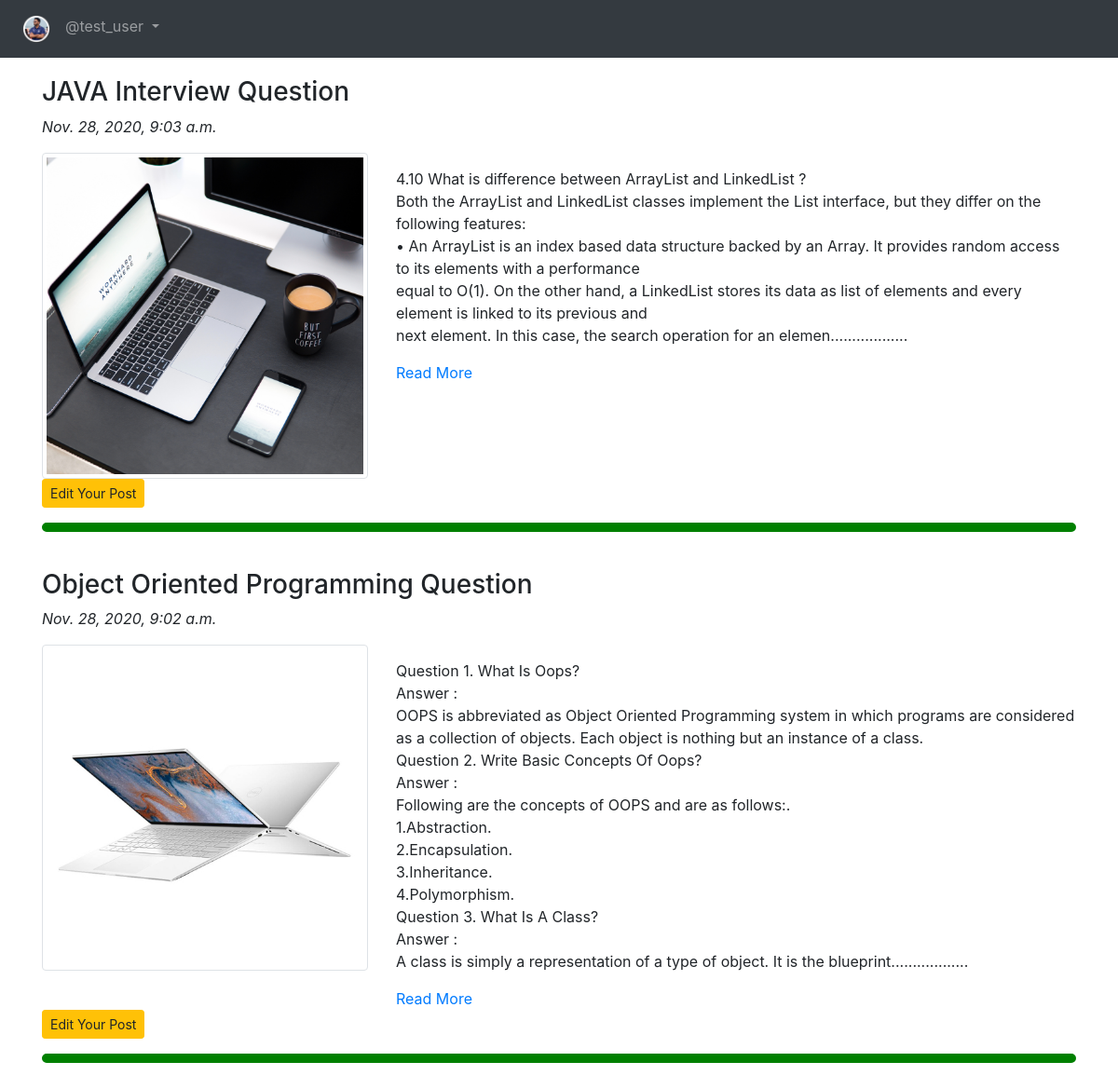
The page /blog/my-blogs/ (signed in) on the database as committed earlier.
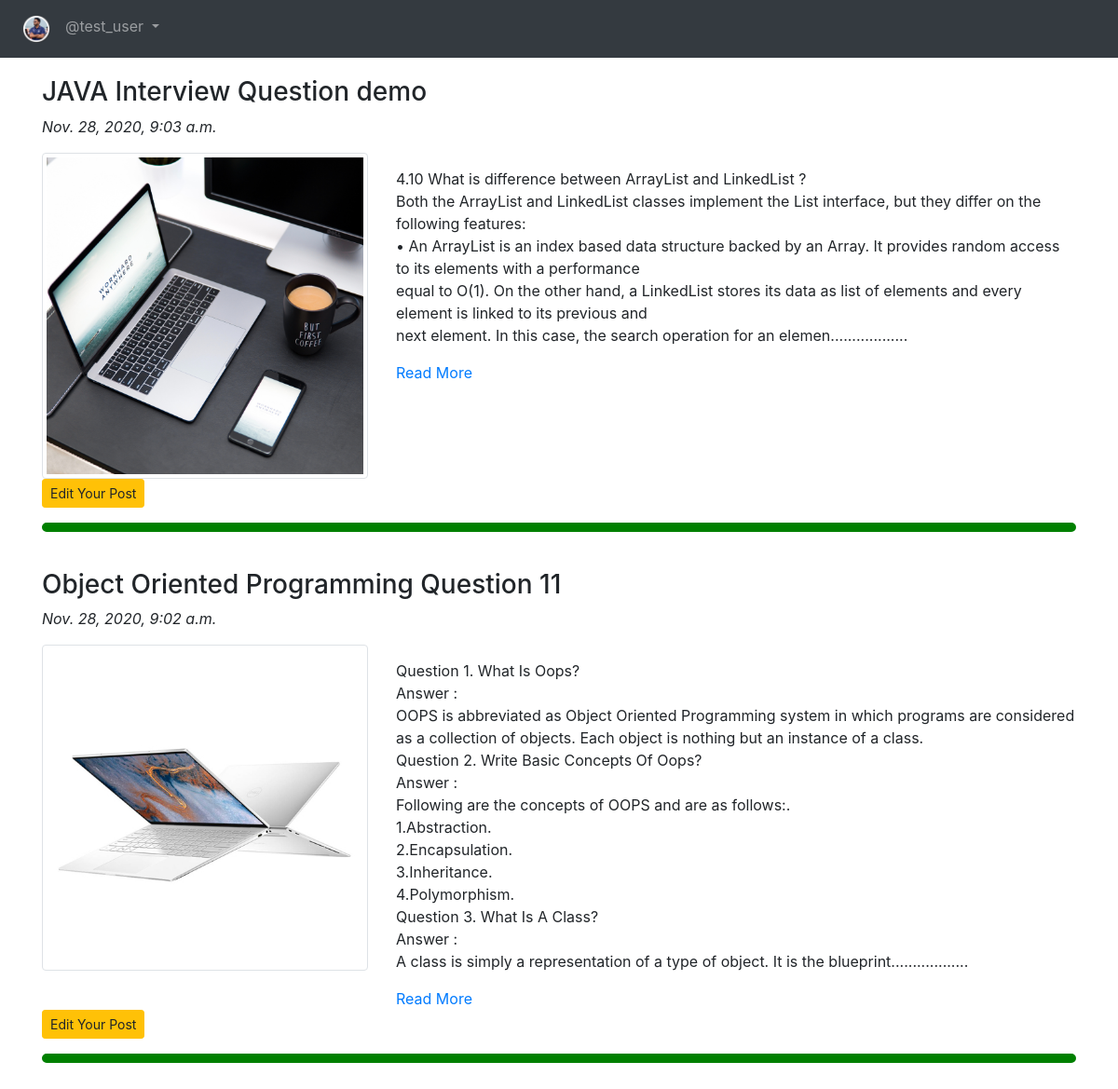
The same page on the database as committed later.
### App_Blog/models.py (models this page shows, shortened)
class Blog(models.Model):
    author = models.ForeignKey(User, on_delete=models.CASCADE, related_name='post_author')
    blog_title = models.CharField(max_length=264, verbose_name="Put a Title")   # verbose = Label
    slug = models.SlugField(max_length=264, unique=True)
    blog_content = models.TextField(verbose_name="What is on Your Mind?")
    blog_image = models.ImageField(upload_to='blog_images', verbose_name="Image")
    publish_date = models.DateTimeField(auto_now_add=True)
    update_date = models.DateTimeField(auto_now=True)
    class Meta:
        ordering = ['-publish_date',]

### App_Blog/views.py (the view)
# urls.py: path('my-blogs/', views.MyBlogs.as_view(), name='my_blogs'),
class MyBlogs(LoginRequiredMixin, TemplateView):
    template_name = 'App_Blog/my_blogs.html'

### App_Blog/templatetags/custom_filters.py (called while the page is built)
def range_filter(value):
    return value[0:500] + ".................."

### templates/App_Blog/my_blogs.html (shortened to what this page needs)
{% extends 'base.html' %}
{% load custom_filters %}
{% block body_block %}
{% for blog in user.post_author.all %}
<h3>{{ blog.blog_title }}</h3>
<p><i>{{ blog.publish_date }}</i></p>
<div class="row">
  <div class="col-sm-4">
    <img src="/media/{{blog.blog_image}}" class="img-thumbnail" width="100%">
  </div>
  <div class="col-sm-8">
    <p>{{ blog.blog_content|range_filter|linebreaks }}</p>
    <a href="{% url 'App_Blog:blog_details' slug=blog.slug %}">Read More</a>
  </div>
</div>
<a href="{% url 'App_Blog:edit_blog' pk=blog.pk %}" class="btn btn-warning btn-sm">Edit Your Post</a>
<hr style="border: 5px solid green; border-radius: 5px;">
<br>
{% endfor %}
{% endblock %}

### templates/base.html (shortened to what this page needs)
<!DOCTYPE html>
<html lang="en" dir="ltr">
<head>
  <link rel="stylesheet" href="https://maxcdn.bootstrapcdn.com/bootstrap/4.4.1/css/bootstrap.min.css">
  <link href="https://maxcdn.bootstrapcdn.com/font-awesome/4.7.0/css/font-awesome.min.css" rel="stylesheet">
</head>
<body>
  <nav class="navbar navbar-expand-sm bg-dark navbar-dark">
    <ul class="navbar-nav">
      <li class="nav-item active">
        <a class="nav-link" href="{% url 'index' %}"><img src="/media/foysal.ico" width="30px"></a>
      </li>
      {% if user.is_authenticated %}
      <div class="nav-item dropdown">
        <a class="nav-link dropdown-toggle" href="#" id="navbardrop" data-toggle="dropdown">
          @{{user.username}}
        </a>
      </div>
      {% endif %}
    </ul>
  </nav>
  <div class="container" style="padding-top:20px">
    {% block body_block %}
    {% endblock %}
  </div>
</body>
</html>

Rows that differ between the two databases and show on the page:
changed Blog: blog_title "JAVA Interview Question" → "JAVA Interview Question demo"
changed Blog: blog_title "Object Oriented Programming Question" → "Object Oriented Programming Question 11"
